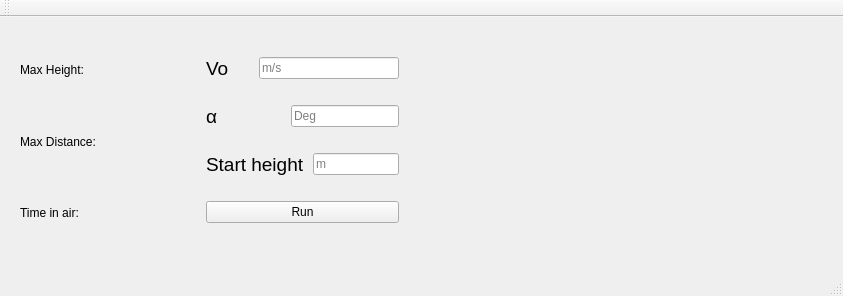
<?xml version="1.0" encoding="UTF-8"?>
<ui version="4.0">
 <class>MainWindow</class>
 <widget class="QMainWindow" name="MainWindow">
  <property name="geometry">
   <rect>
    <x>0</x>
    <y>0</y>
    <width>843</width>
    <height>296</height>
   </rect>
  </property>
  <property name="sizePolicy">
   <sizepolicy hsizetype="Minimum" vsizetype="Minimum">
    <horstretch>0</horstretch>
    <verstretch>0</verstretch>
   </sizepolicy>
  </property>
  <property name="minimumSize">
   <size>
    <width>402</width>
    <height>296</height>
   </size>
  </property>
  <property name="maximumSize">
   <size>
    <width>1920</width>
    <height>1089</height>
   </size>
  </property>
  <property name="windowTitle">
   <string>Ballsim</string>
  </property>
  <widget class="QWidget" name="centralWidget">
   <widget class="QWidget" name="horizontalLayoutWidget">
    <property name="geometry">
     <rect>
      <x>9</x>
      <y>9</y>
      <width>401</width>
      <height>231</height>
     </rect>
    </property>
    <layout class="QHBoxLayout" name="horizontalLayout">
     <item>
      <layout class="QVBoxLayout" name="verticalLayout">
       <property name="rightMargin">
        <number>0</number>
       </property>
       <item>
        <widget class="QLabel" name="Max_height_text">
         <property name="sizePolicy">
          <sizepolicy hsizetype="Fixed" vsizetype="Preferred">
           <horstretch>0</horstretch>
           <verstretch>0</verstretch>
          </sizepolicy>
         </property>
         <property name="minimumSize">
          <size>
           <width>180</width>
           <height>0</height>
          </size>
         </property>
         <property name="sizeIncrement">
          <size>
           <width>0</width>
           <height>0</height>
          </size>
         </property>
         <property name="text">
          <string>Max Height:</string>
         </property>
        </widget>
       </item>
       <item>
        <widget class="QLabel" name="Max_distance_text">
         <property name="sizePolicy">
          <sizepolicy hsizetype="Fixed" vsizetype="Preferred">
           <horstretch>0</horstretch>
           <verstretch>0</verstretch>
          </sizepolicy>
         </property>
         <property name="minimumSize">
          <size>
           <width>180</width>
           <height>0</height>
          </size>
         </property>
         <property name="text">
          <string>Max Distance:</string>
         </property>
        </widget>
       </item>
       <item>
        <widget class="QLabel" name="Time_in_air_text">
         <property name="sizePolicy">
          <sizepolicy hsizetype="Fixed" vsizetype="Preferred">
           <horstretch>0</horstretch>
           <verstretch>0</verstretch>
          </sizepolicy>
         </property>
         <property name="minimumSize">
          <size>
           <width>180</width>
           <height>0</height>
          </size>
         </property>
         <property name="text">
          <string>Time in air:</string>
         </property>
        </widget>
       </item>
      </layout>
     </item>
     <item>
      <layout class="QVBoxLayout" name="verticalLayout_2">
       <property name="spacing">
        <number>5</number>
       </property>
       <property name="sizeConstraint">
        <enum>QLayout::SetDefaultConstraint</enum>
       </property>
       <item>
        <layout class="QHBoxLayout" name="horizontalLayout_9">
         <item>
          <widget class="QLabel" name="label_11">
           <property name="font">
            <font>
             <pointsize>14</pointsize>
            </font>
           </property>
           <property name="text">
            <string>Vo</string>
           </property>
          </widget>
         </item>
         <item>
          <spacer name="horizontalSpacer_9">
           <property name="orientation">
            <enum>Qt::Horizontal</enum>
           </property>
           <property name="sizeType">
            <enum>QSizePolicy::Fixed</enum>
           </property>
           <property name="sizeHint" stdset="0">
            <size>
             <width>24</width>
             <height>20</height>
            </size>
           </property>
          </spacer>
         </item>
         <item>
          <widget class="QLineEdit" name="Vo_input">
           <property name="placeholderText">
            <string>m/s</string>
           </property>
          </widget>
         </item>
        </layout>
       </item>
       <item>
        <layout class="QHBoxLayout" name="horizontalLayout_2">
         <item>
          <widget class="QLabel" name="label_4">
           <property name="font">
            <font>
             <pointsize>14</pointsize>
            </font>
           </property>
           <property name="text">
            <string>α</string>
           </property>
          </widget>
         </item>
         <item>
          <spacer name="horizontalSpacer_2">
           <property name="orientation">
            <enum>Qt::Horizontal</enum>
           </property>
           <property name="sizeHint" stdset="0">
            <size>
             <width>24</width>
             <height>20</height>
            </size>
           </property>
          </spacer>
         </item>
         <item>
          <widget class="QLineEdit" name="A_input">
           <property name="placeholderText">
            <string>Deg</string>
           </property>
          </widget>
         </item>
        </layout>
       </item>
       <item>
        <layout class="QHBoxLayout" name="horizontalLayout_8">
         <item>
          <widget class="QLabel" name="label_10">
           <property name="font">
            <font>
             <pointsize>14</pointsize>
            </font>
           </property>
           <property name="text">
            <string>Start height</string>
           </property>
          </widget>
         </item>
         <item>
          <spacer name="horizontalSpacer_8">
           <property name="orientation">
            <enum>Qt::Horizontal</enum>
           </property>
           <property name="sizeHint" stdset="0">
            <size>
             <width>24</width>
             <height>20</height>
            </size>
           </property>
          </spacer>
         </item>
         <item>
          <widget class="QLineEdit" name="Ho_input">
           <property name="placeholderText">
            <string>m</string>
           </property>
          </widget>
         </item>
        </layout>
       </item>
       <item>
        <widget class="QPushButton" name="Run_button">
         <property name="text">
          <string>Run</string>
         </property>
        </widget>
       </item>
      </layout>
     </item>
    </layout>
   </widget>
   <widget class="QCustomPlot" name="BallisticPlot" native="true">
    <property name="geometry">
     <rect>
      <x>429</x>
      <y>9</y>
      <width>401</width>
      <height>231</height>
     </rect>
    </property>
   </widget>
  </widget>
  <widget class="QMenuBar" name="menuBar">
   <property name="geometry">
    <rect>
     <x>0</x>
     <y>0</y>
     <width>843</width>
     <height>19</height>
    </rect>
   </property>
  </widget>
  <widget class="QToolBar" name="mainToolBar">
   <attribute name="toolBarArea">
    <enum>TopToolBarArea</enum>
   </attribute>
   <attribute name="toolBarBreak">
    <bool>false</bool>
   </attribute>
  </widget>
  <widget class="QStatusBar" name="statusBar"/>
 </widget>
 <layoutdefault spacing="6" margin="11"/>
 <customwidgets>
  <customwidget>
   <class>QCustomPlot</class>
   <extends>QWidget</extends>
   <header>qcustomplot.h</header>
   <container>1</container>
  </customwidget>
 </customwidgets>
 <resources/>
 <connections/>
</ui>
